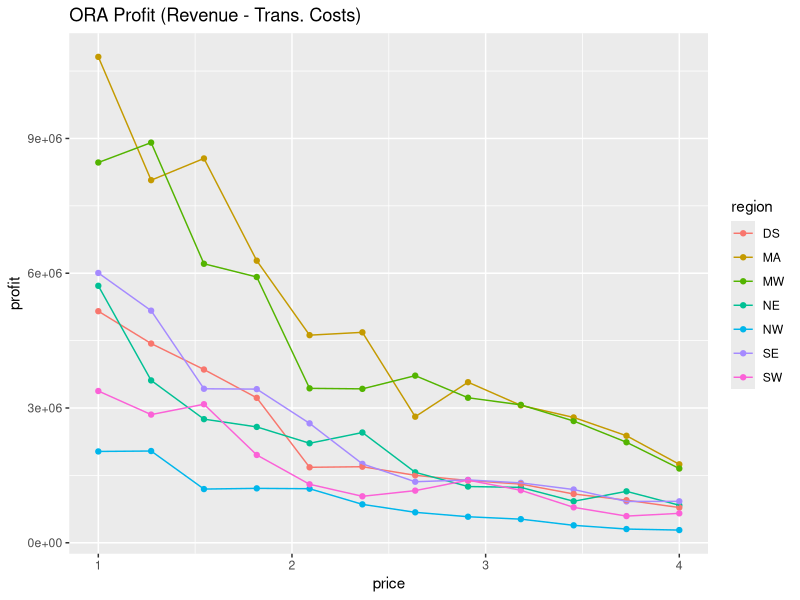
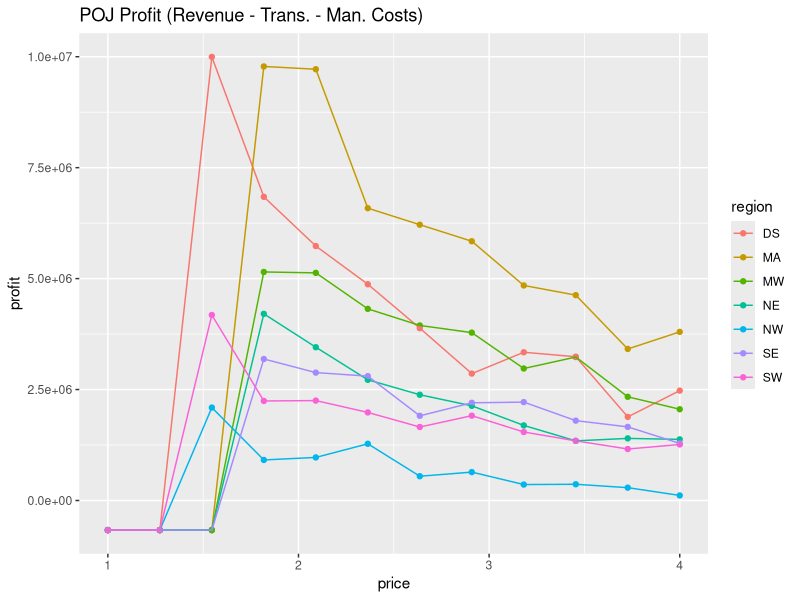
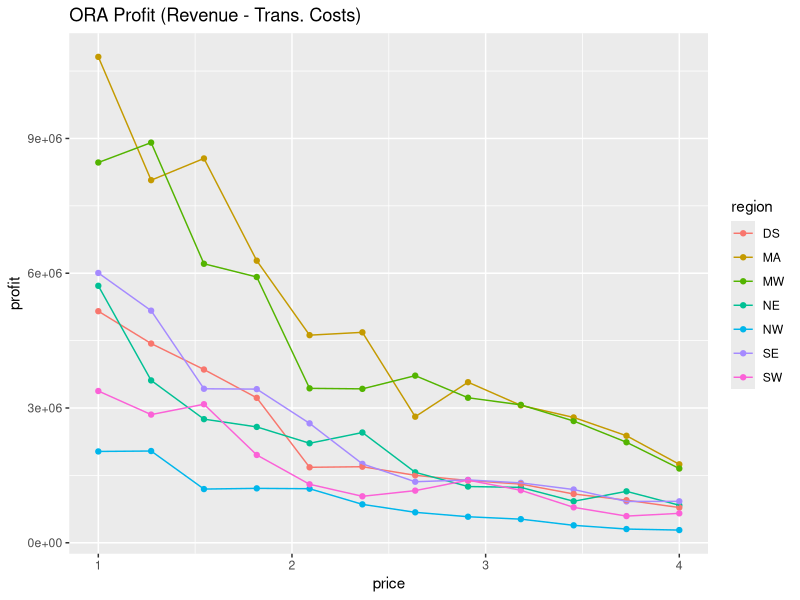
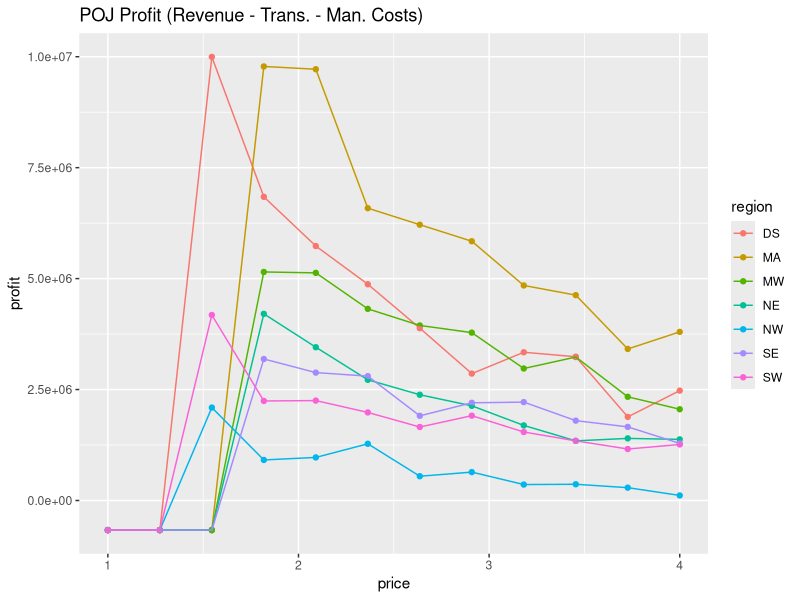

Write the R code that produced these figures, in order. (Note: this script raises an error after producing the figures.)
library(ggplot2)
library(dplyr)

# ORA
ora.df <- read.csv('ora_demand.csv')
ora.df <- ora.df %>%
    mutate(revenue=2000 * price * sales,
           month=ordered(month,
                         levels=c('Jan', 'Feb', 'Mar', 'Apr',
                         'May', 'Jun', 'Jul', 'Aug',
                         'Sep', 'Oct', 'Nov', 'Dec')),
           weekly_demand = demand / 4)

# We want to maximize profit, not revenue.
# Calculate transportation costs for each price + region.
# Each region has a mean distance for its markets to the closest
# storage.  Let's also assume that for grove to storage, we'll
# ship spot purchases from CAL to S59, TEX to S35, FLA to S51,
# FLA to S73.
s35.grove.dist <- 266
s51.grove.dist <- 967
s59.grove.dist <- 176
s73.grove.dist <- 1470

region.storage <- read.csv('region_storage_dists_opt.csv')
ora.df$storage_dist <- c(rep(479.1429, 12),
                         rep(286.7647, 12),
                         rep(712.1667, 12),
                         rep(368.5909, 12),
                         rep(413.3750, 12),
                         rep(659.1250, 12),
                         rep(659, 12))
ora.df$grove_dist <- c(rep(s51.grove.dist, 36),
                       rep(s73.grove.dist, 12),
                       rep(s35.grove.dist, 12),
                       rep(s59.grove.dist, 24))
ora.df$weekly_transp_cost <- ora.df$weekly_demand *
  (0.22 * ora.df$grove_dist + 1.2 * ora.df$storage_dist)

# Also include cost to buy capacity and maintain necessary
# storage. There's a one-time upgrade cost and an every-year
# maintenance. Divide the one-time cost by 48 to "week-ize" it.
ora.df$weekly_storage_build <- 6000 * ora.df$weekly_demand / 48
ora.df$weekly_storage_maint <- (4 * 7500000 + 650 * ora.df$weekly_demand) / 48

# Finally, include the raw material cost (spot purchase of ORA).
# 

# Note: this "profit" is for the first year, actual profit
# should be even higher in later years when we don't have the
# capacity cost.
ora.df$profit <- ora.df$revenue - (ora.df$weekly_transp_cost +
    ora.df$weekly_storage_build + ora.df$weekly_storage_maint)
ggplot(ora.df, aes(x=price, y=profit, colour=region)) +
    geom_point() + geom_line() +
    ggtitle('ORA Profit (Revenue - Trans. Costs)')
ggsave('ora_clean_profit_opt.png', width=10, height=6)

ora.profit.max <- ora.df %>% group_by(region) %>%
    filter(profit == max(profit)) %>% select(-month)
write.csv(ora.profit.max, file='ora_max_profit_opt.csv',
          quote=FALSE, row.names=FALSE)


# POJ
poj.df <- read.csv('poj_demand.csv')
poj.df <- poj.df %>%
    mutate(revenue=2000 * price * demand,
           month=ordered(month,
                         levels=c('Jan', 'Feb', 'Mar', 'Apr',
                         'May', 'Jun', 'Jul', 'Aug',
                         'Sep', 'Oct', 'Nov', 'Dec')),
           weekly_demand = demand / 4)

# Add storage to market distances
poj.df$storage_dist <- c(rep(479.1429, 12),
                         rep(286.7647, 12),
                         rep(712.1667, 12),
                         rep(368.5909, 12),
                         rep(413.3750, 12),
                         rep(659.1250, 12),
                         rep(659, 12))

# Instead of grove to storage, now we have grove to plant and
# plant to storage distances.  We can make similar "efficiency"
# assumptions, where P2->S35, P3->S51, P5->S59, P9->S73.
# We'll ship raw ORA from TEX->P2, CAL->P5, FLA->P3, FLA->P9.

# TEX->P2 = 381
# CAL->P5 = 351
# FLA->P3 = 773
# FLA->P9 = 1528
poj.df$g_p_dist <- c(rep(773, 36),
                     rep(1528, 12),
                     rep(381, 12),
                     rep(351, 24))

# P2 -> S35 = 140
# P3 -> S51 = 317
# P5 -> S59 = 393
# P9 -> S73 = 98

poj.df$p_s_dist <- c(rep(317, 36),
                     rep(98, 12),
                     rep(140, 12),
                     rep(393, 24))
# For tanker car cost, we need to calculate how many tanker
# cars the given demand would require, multiply by its purchase
# cost, and then add the weekly traveling cost.  We'll spread the
# one time purchase cost over weeks by dividing it by 48.

poj.df$num_tanker_cars_needed <- poj.df$weekly_demand / 30
poj.df$tanker_car_weekly_purchase_cost <- 
    poj.df$num_tanker_cars_needed * 100000 / 48
poj.df$tanker_car_weekly_travel_cost <- 36 *
    poj.df$num_tanker_cars_needed * poj.df$p_s_dist

poj.df$g_p_weekly_cost <- 0.22 * poj.df$weekly_demand * poj.df$g_p_dist
poj.df$storage_market_weekly_cost <- 1.2 * poj.df$weekly_demand *
    poj.df$storage_dist

# Also include cost to buy capacity and maintain necessary
# processing. There's a one-time upgrade cost and an every-year
# maintenance. Divide the one-time cost by 48 to "week-ize" it.
poj.df$weekly_proc_build <- 8000 * poj.df$weekly_demand / 48
poj.df$weekly_proc_maint <- (4 * 8000000 + 2500 * poj.df$weekly_demand) / 48

poj.df$manufacturing_cost <- 2000 * poj.df$weekly_demand

poj.df$profit <- poj.df$revenue - (poj.df$tanker_car_weekly_purchase_cost +
    poj.df$tanker_car_weekly_travel_cost +
    poj.df$g_p_weekly_cost + poj.df$storage_market_weekly_cost +
    poj.df$manufacturing_cost +
    poj.df$weekly_proc_build +
    poj.df$weekly_proc_maint)
ggplot(poj.df, aes(x=price, y=profit, colour=region)) +
    geom_point() + geom_line() +
    ggtitle('POJ Profit (Revenue - Trans. - Man. Costs)')
ggsave('poj_clean_profit_opt.png', width=10, height=6)

poj.profit.max <- poj.df %>% group_by(region) %>%
    filter(profit == max(profit)) %>% select(-month)
write.csv(poj.profit.max, file='poj_max_profit_opt.csv',
          quote=FALSE, row.names=FALSE)


# ROJ
roj.df <- read.csv('roj_demand.csv')
roj.df <- roj.df %>%
    mutate(revenue=2000 * price * demand,
           month=ordered(month,
                         levels=c('Jan', 'Feb', 'Mar', 'Apr',
                         'May', 'Jun', 'Jul', 'Aug',
                         'Sep', 'Oct', 'Nov', 'Dec')),
           weekly_demand = demand / 4)

# Add storage to market distances
roj.df$storage_dist <- c(rep(479.1429, 12),
                         rep(286.7647, 12),
                         rep(712.1667, 12),
                         rep(368.5909, 12),
                         rep(413.3750, 12),
                         rep(659.1250, 12),
                         rep(659, 12))

# Instead of grove to storage, now we have grove to plant and
# plant to storage distances.  We can make similar "efficiency"
# assumptions, where P2->S35, P3->S51, P5->S59, P9->S73.
# We'll ship raw ORA from TEX->P2, CAL->P5, FLA->P3, FLA->P9.

# TEX->P2 = 381
# CAL->P5 = 351
# FLA->P3 = 773
# FLA->P9 = 1528
roj.df$g_p_dist <- c(rep(773, 36),
                     rep(1528, 12),
                     rep(381, 12),
                     rep(351, 24))

# P2 -> S35 = 140
# P3 -> S51 = 317
# P5 -> S59 = 393
# P9 -> S73 = 98

roj.df$p_s_dist <- c(rep(317, 36),
                     rep(98, 12),
                     rep(140, 12),
                     rep(393, 24))
# For tanker car cost, we need to calculate how many tanker
# cars the given demand would require, multiply by its purchase
# cost, and then add the weekly traveling cost.  We'll spread the
# one time purchase cost over weeks by dividing it by 48.

roj.df$num_tanker_cars_needed <- roj.df$weekly_demand / 30
roj.df$tanker_car_weekly_purchase_cost <- 
    roj.df$num_tanker_cars_needed * 100000 / 48
roj.df$tanker_car_weekly_travel_cost <- 36 *
    roj.df$num_tanker_cars_needed * roj.df$p_s_dist

roj.df$g_p_weekly_cost <- 0.22 * roj.df$weekly_demand * roj.df$g_p_dist
roj.df$storage_market_weekly_cost <- 1.2 * roj.df$weekly_demand *
    roj.df$storage_dist

# Also include cost to buy capacity and maintain necessary
# processing. There's a one-time upgrade cost and an every-year
# maintenance. Divide the one-time cost by 48 to "week-ize" it.
roj.df$weekly_proc_build <- 8000 * roj.df$weekly_demand / 48
roj.df$weekly_proc_maint <- (4 * 8000000 + 2500 * roj.df$weekly_demand) / 48

roj.df$reconstitution_cost <- 650 * roj.df$weekly_demand

roj.df$profit <- roj.df$revenue - (roj.df$tanker_car_weekly_purchase_cost +
    roj.df$tanker_car_weekly_travel_cost +
    roj.df$g_p_weekly_cost + roj.df$storage_market_weekly_cost +
    roj.df$reconstitution_cost +
    roj.df$weekly_proc_build +
    roj.df$weekly_proc_maint)
ggplot(roj.df, aes(x=price, y=profit, colour=region)) +
    geom_point() + geom_line() +
    ggtitle('ROJ Profit (Revenue - Trans. - Man. Costs)')
ggsave('roj_clean_profit_opt.png', width=10, height=6)

roj.profit.max <- roj.df %>% group_by(region) %>%
    filter(profit == max(profit)) %>% select(-month)
write.csv(roj.profit.max, file='roj_max_profit_opt.csv',
          quote=FALSE, row.names=FALSE)



# FCOJ
fcoj.df <- read.csv('fcoj_demand.csv')
fcoj.df <- fcoj.df %>%
    mutate(revenue=2000 * price * demand,
           month=ordered(month,
                         levels=c('Jan', 'Feb', 'Mar', 'Apr',
                         'May', 'Jun', 'Jul', 'Aug',
                         'Sep', 'Oct', 'Nov', 'Dec')),
           weekly_demand = demand / 4)

# Add storage to market distances
fcoj.df$storage_dist <- c(rep(479.1429, 12),
                         rep(286.7647, 12),
                         rep(712.1667, 12),
                         rep(368.5909, 12),
                         rep(413.3750, 12),
                         rep(659.1250, 12),
                         rep(659, 12))

# Instead of grove to storage, now we have grove to plant and
# plant to storage distances.  We can make similar "efficiency"
# assumptions, where P2->S35, P3->S51, P5->S59, P9->S73.
# We'll ship raw ORA from TEX->P2, CAL->P5, FLA->P3, FLA->P9.

# TEX->P2 = 381
# CAL->P5 = 351
# FLA->P3 = 773
# FLA->P9 = 1528
fcoj.df$g_p_dist <- c(rep(773, 36),
                     rep(1528, 12),
                     rep(381, 12),
                     rep(351, 24))

# P2 -> S35 = 140
# P3 -> S51 = 317
# P5 -> S59 = 393
# P9 -> S73 = 98

fcoj.df$p_s_dist <- c(rep(317, 36),
                     rep(98, 12),
                     rep(140, 12),
                     rep(393, 24))
# For tanker car cost, we need to calculate how many tanker
# cars the given demand would require, multiply by its purchase
# cost, and then add the weekly traveling cost.  We'll spread the
# one time purchase cost over weeks by dividing it by 48.
fcoj.df$num_tanker_cars_needed <- fcoj.df$weekly_demand / 30
fcoj.df$tanker_car_weekly_purchase_cost <- 
    fcoj.df$num_tanker_cars_needed * 100000 / 48
fcoj.df$tanker_car_weekly_travel_cost <- 36 *
    fcoj.df$num_tanker_cars_needed * fcoj.df$p_s_dist

fcoj.df$g_p_weekly_cost <- 0.22 * fcoj.df$weekly_demand * fcoj.df$g_p_dist
fcoj.df$storage_market_weekly_cost <- 1.2 * fcoj.df$weekly_demand *
    fcoj.df$storage_dist

fcoj.df$weekly_proc_build <- 8000 * fcoj.df$weekly_demand / 48
fcoj.df$weekly_proc_maint <- (4 * 8000000 + 2500 * fcoj.df$weekly_demand) / 48

fcoj.df$manufacturing_cost <- 2000 * fcoj.df$weekly_demand

fcoj.df$profit <- fcoj.df$revenue - (fcoj.df$tanker_car_weekly_purchase_cost +
    fcoj.df$tanker_car_weekly_travel_cost +
    fcoj.df$g_p_weekly_cost + fcoj.df$storage_market_weekly_cost +
    fcoj.df$manufacturing_cost +
    fcoj.df$weekly_proc_build +
    fcoj.df$weekly_proc_maint)
ggplot(fcoj.df, aes(x=price, y=profit, colour=region)) +
    geom_point() + geom_line() +
    ggtitle('FCOJ Profit (Revenue - Trans. - Man. Costs)')
ggsave('fcoj_clean_profit_opt.png', width=10, height=6)

fcoj.profit.max <- fcoj.df %>% group_by(region) %>%
    filter(profit == max(profit)) %>% select(-month)
write.csv(fcoj.profit.max, file='fcoj_max_profit_opt.csv',
          quote=FALSE, row.names=FALSE)